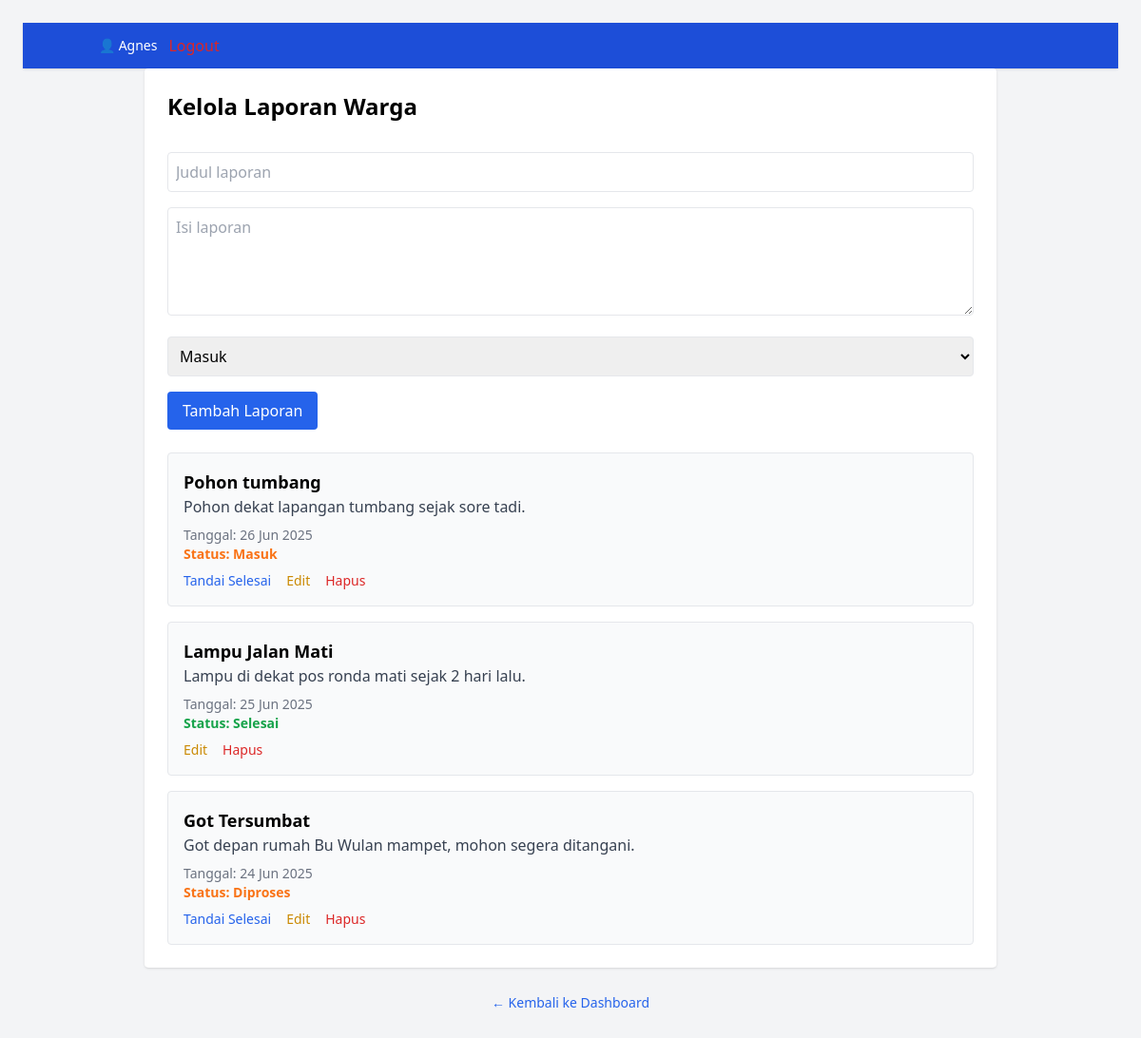
The page /manage_reports.php (signed in) on the database its author committed.
### tables this page shows
CREATE TABLE `laporan` (
  `id` int(11) NOT NULL,
  `judul` varchar(255) DEFAULT NULL,
  `isi` text DEFAULT NULL,
  `tanggal` date DEFAULT NULL,
  `status` enum('Masuk','Diproses','Selesai') DEFAULT 'Masuk'
);

### manage_reports.php (the view, shortened to what this page needs)
<?php
require '../includes/config.php';
$laporan = mysqli_query($conn, "SELECT * FROM laporan ORDER BY tanggal DESC");
$edit = null;
?>
<!DOCTYPE html>
<html lang="id">
<head>
    <script src="https://cdn.tailwindcss.com"></script>
</head>
<body class="bg-gray-100 p-6">
<?php include '../includes/navbar_admin.php'; ?>
<div class="max-w-4xl mx-auto bg-white p-6 rounded shadow">
    <h1 class="text-2xl font-bold mb-4"><?= $edit ? 'Edit Laporan' : 'Kelola Laporan Warga' ?></h1>
    <form method="POST" class="mb-6 space-y-4">
        <input name="judul" value="<?= $edit['judul'] ?? '' ?>" placeholder="Judul laporan" class="w-full p-2 border rounded" required>
        <textarea name="isi" placeholder="Isi laporan" rows="4" class="w-full p-2 border rounded" required><?= $edit['isi'] ?? '' ?></textarea>
        <select name="status" class="w-full p-2 border rounded">
            <option value="Masuk" <?= ($edit['status'] ?? '') == 'Masuk' ? 'selected' : '' ?>>Masuk</option>
        </select>
        <button type="submit" class="bg-blue-600 text-white px-4 py-2 rounded hover:bg-blue-700">
            <?= $edit ? 'Simpan Perubahan' : 'Tambah Laporan' ?>
        </button>
    </form>
    <?php if (mysqli_num_rows($laporan) > 0): ?>
        <ul class="space-y-4">
            <?php while($r = mysqli_fetch_assoc($laporan)): ?>
                <li class="border p-4 rounded bg-gray-50">
                    <h3 class="font-bold text-lg"><?= htmlspecialchars($r['judul']) ?></h3>
                    <p class="text-gray-700 mb-2"><?= nl2br(htmlspecialchars($r['isi'])) ?></p>
                    <p class="text-sm text-gray-500">Tanggal: <?= date('d M Y', strtotime($r['tanggal'])) ?></p>
                    <p class="text-sm font-semibold <?= $r['status'] == 'Selesai' ? 'text-green-600' : 'text-orange-500' ?>">
                        Status: <?= htmlspecialchars($r['status']) ?>
                    </p>
                    <div class="mt-2 flex gap-4 text-sm">
                        <?php if ($r['status'] != 'Selesai'): ?>
                            <a href="?selesai=<?= $r['id'] ?>" class="text-blue-600 hover:underline">Tandai Selesai</a>
                        <?php endif; ?>
                        <a href="?edit=<?= $r['id'] ?>" class="text-yellow-600 hover:underline">Edit</a>
                        <a href="?hapus=<?= $r['id'] ?>" class="text-red-600 hover:underline" onclick="return confirm('Yakin ingin menghapus laporan ini?')">Hapus</a>
                    </div>
                </li>
            <?php endwhile; ?>
        </ul>
    <?php else: ?>
        <p class="text-gray-500">Belum ada laporan masuk.</p>
    <?php endif; ?>
</div>
<div class="mb-4 mt-6 text-center">
    <a href="../admin_dashboard.php" class="text-blue-600 hover:underline text-sm">
        ← Kembali ke Dashboard
    </a>
</div>
</body>
</html>

### rows shown on the page
laporan: judul "Pohon tumbang", isi "Pohon dekat lapangan tumbang sejak sore tadi.", tanggal "26 Jun 2025", status "Masuk"
laporan: judul "Lampu Jalan Mati", isi "Lampu di dekat pos ronda mati sejak 2 hari lalu.", tanggal "25 Jun 2025", status "Selesai"
laporan: judul "Got Tersumbat", isi "Got depan rumah Bu Wulan mampet, mohon segera ditangani.", tanggal "24 Jun 2025", status "Diproses"

### other values the page prints
$_SESSION['nama'] "Agnes"
